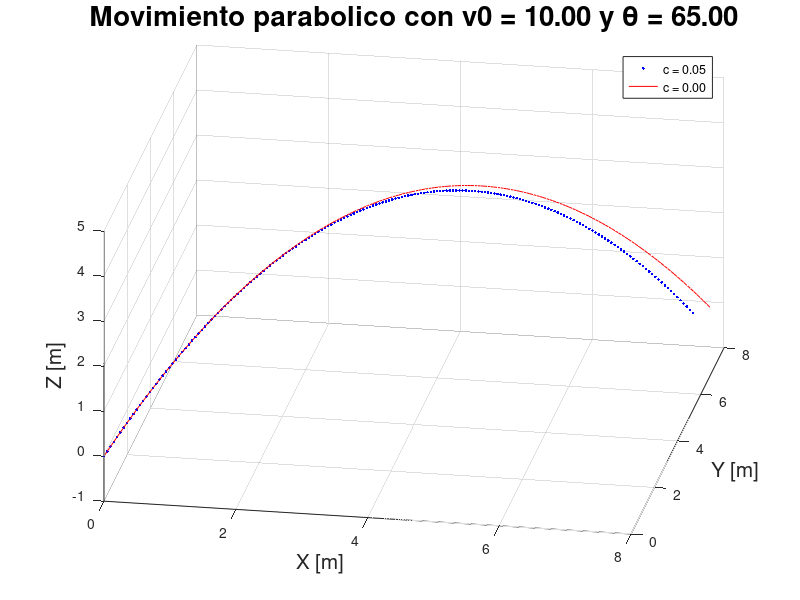
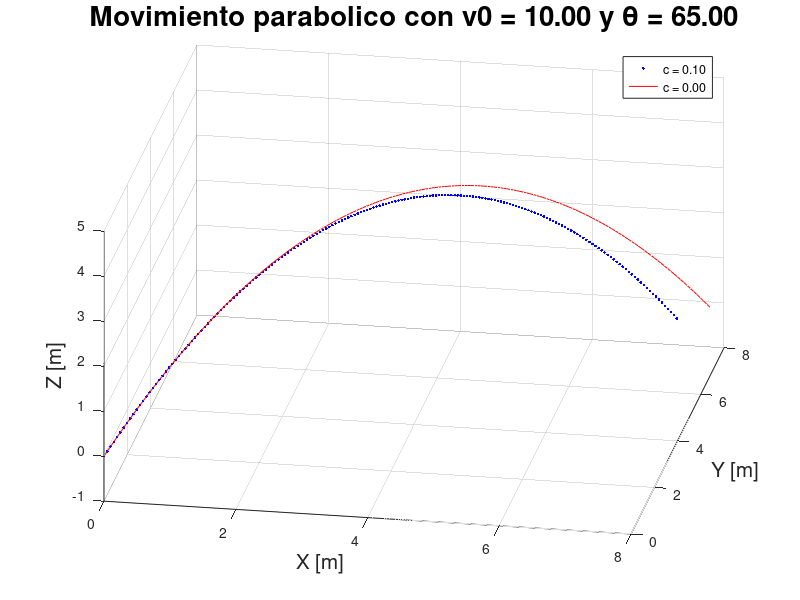
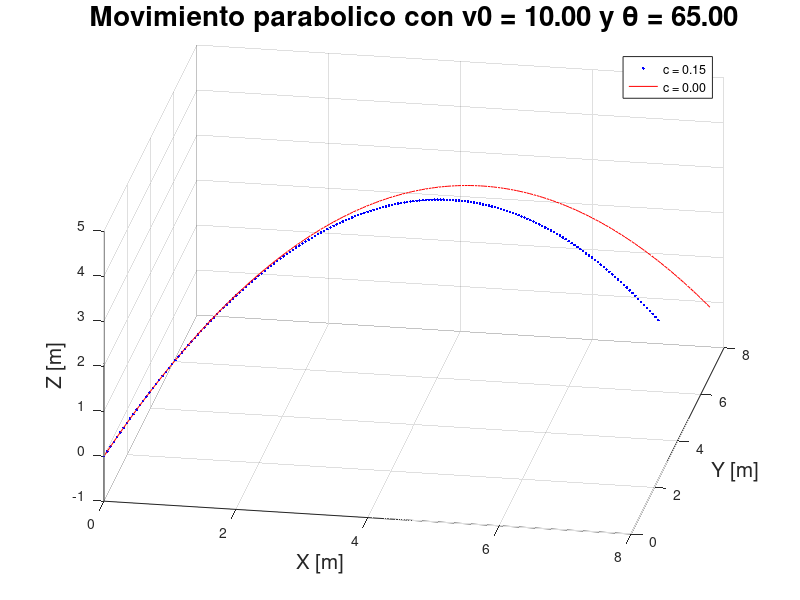
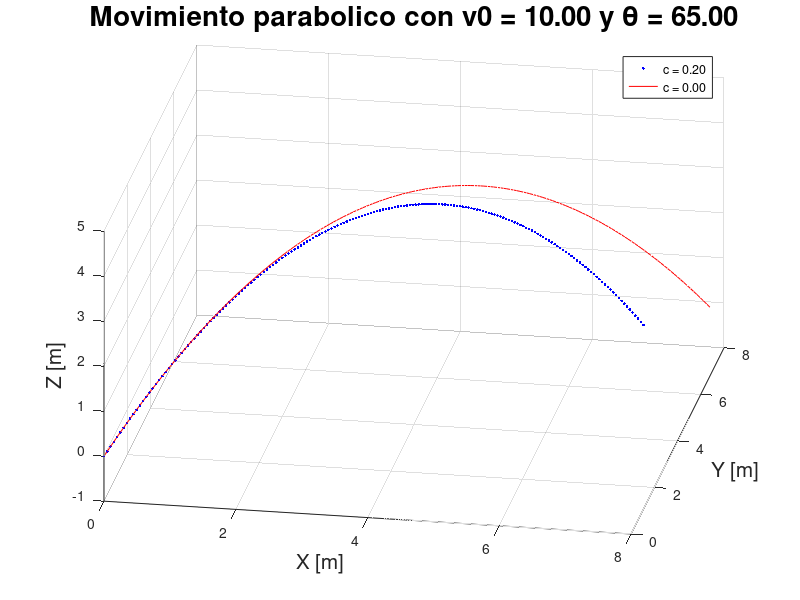

Write the MATLAB code that produced these figures, in order.
% Pedro Leal
% Tarea 6

clc; clear;

g = 9.81;
m = 2;
t = 0:0.01:40;
theta = 65;
v0 = 10;
v0z = v0*sin(theta*pi/180);
v0x = v0*cos(theta*pi/180);
for i = 1:10
    c = 0.05*i;  % arrastre
    % Velocidad terminal
    vt = m*g/c;
    % Coordenadas con arrastre
    z = (vt/g)*(v0z + vt)*(1 - exp(-(g/vt)*t)) - vt*t;
    x = (vt*v0x/g)*(1 - exp(-(g/vt)*t));
    y = x;
    % Coordenadas sin arrastre
    X = v0x*t;
    Y = X;
    Z = v0z*t -0.5*g*t.^2;
    
    
    alturamax = z(1);
    Alturamax = Z(1);
    
    for ii = 2:size(t, 2)
      if z(ii) > alturamax 
         alturamax = z(ii);
      endif
    endfor
    for II = 2:size(t, 2)
      if Z(II) > Alturamax 
         Alturamax = Z(II);
      endif
    endfor
    
    j = 1;
    J = 1;
    while z(j) >= 0
      j = j + 1;
    endwhile
    while Z(J) >= 0
      J = J + 1;
    endwhile
    
    xmax = x(j);
    tmax1 = t(j);
    Xmax = X(J);
    Tmax1 = t(J);
    
    t1 = 0:0.01:t(j);
    z1 = (vt/g)*(v0z + vt)*(1 - exp(-(g/vt)*t1)) - vt*t1;
    x1 = (vt*v0x/g)*(1 - exp(-(g/vt)*t1));
    y1 = x1;
    
    T1 = 0:0.01:t(J);
    X1 = v0x*T1;
    Y1 = X1;
    Z1 = v0z*T1 -0.5*g*T1.^2;
    
    fprintf('\n Sin coeficiente de arrastre\n')
    fprintf('El tiempo máximo es tmax = %.2f s\n', Tmax1)
    fprintf('La distancia máxima es Xmax = %.2f m\n', Xmax)
    fprintf('La altura maxima es hmax = %.2f m\n', Alturamax)
    
    
    fprintf('\nPara el coeficiente de arrastre c = %.2f\n', c)
    fprintf('El tiempo máximo es tmax = %.2f s\n', tmax1)
    fprintf('La distancia máxima es Xmax = %.2f m\n', xmax)
    fprintf('La altura maxima es hmax = %.2f m\n', alturamax)
    
    figure(i);clf;
    plot3(x1, y1, z1,'b.', X1, Y1, Z1, 'r-');
    caption1 = sprintf('c = %.2f',c);
    legend(caption1, 'c = 0.00');
    view(10,35);
    grid on;
    caption = sprintf('Movimiento parabolico con v0 = %.2f y θ = %.2f',v0, theta);
    title(caption, 'Fontsize', 20);
    xlabel('X [m]', 'Fontsize', 15);
    ylabel('Y [m]', 'Fontsize', 15);
    zlabel('Z [m]', 'Fontsize', 15);
    filename = sprintf('Fig%d.png',i);
    saveas(gcf,filename)
end
